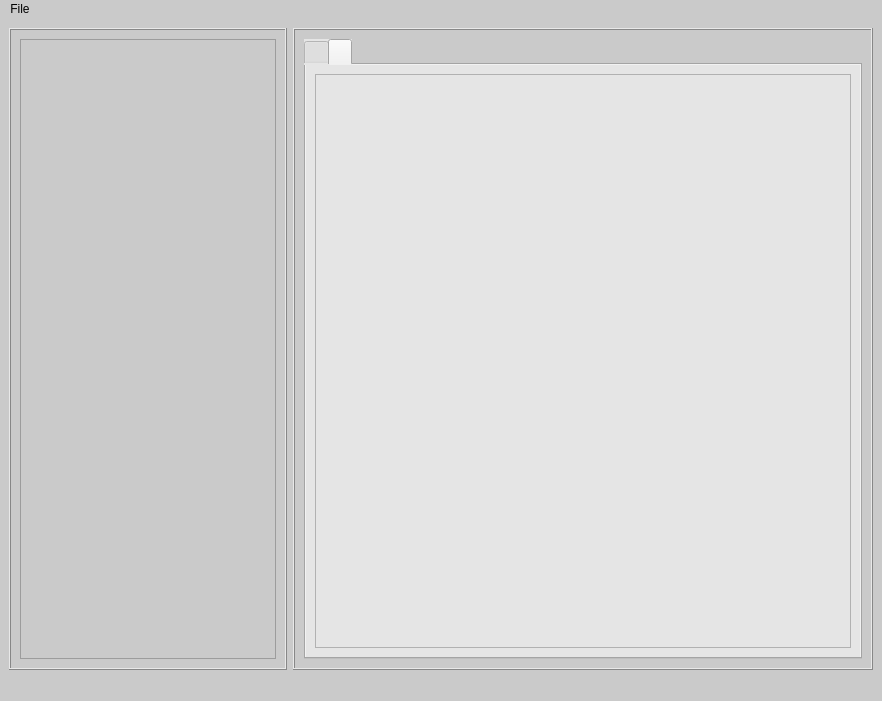
<?xml version="1.0" encoding="UTF-8"?>
<ui version="4.0">
 <class>MainWindow</class>
 <widget class="QMainWindow" name="MainWindow">
  <property name="geometry">
   <rect>
    <x>0</x>
    <y>0</y>
    <width>882</width>
    <height>701</height>
   </rect>
  </property>
  <property name="windowTitle">
   <string>MainWindow</string>
  </property>
  <property name="styleSheet">
   <string notr="true">background-color: rgb(202, 202, 202);</string>
  </property>
  <widget class="QWidget" name="centralwidget">
   <layout class="QHBoxLayout" name="horizontalLayout">
    <item>
     <widget class="QFrame" name="frame_2">
      <property name="sizePolicy">
       <sizepolicy hsizetype="Fixed" vsizetype="Expanding">
        <horstretch>0</horstretch>
        <verstretch>0</verstretch>
       </sizepolicy>
      </property>
      <property name="minimumSize">
       <size>
        <width>200</width>
        <height>0</height>
       </size>
      </property>
      <property name="maximumSize">
       <size>
        <width>499</width>
        <height>16777215</height>
       </size>
      </property>
      <property name="frameShape">
       <enum>QFrame::Box</enum>
      </property>
      <property name="frameShadow">
       <enum>QFrame::Raised</enum>
      </property>
      <layout class="QVBoxLayout" name="verticalLayout_2">
       <item>
        <widget class="QTreeWidget" name="notebookName">
         <property name="headerHidden">
          <bool>true</bool>
         </property>
         <attribute name="headerVisible">
          <bool>false</bool>
         </attribute>
         <column>
          <property name="text">
           <string notr="true">1</string>
          </property>
         </column>
        </widget>
       </item>
      </layout>
     </widget>
    </item>
    <item>
     <widget class="QFrame" name="frame_3">
      <property name="frameShape">
       <enum>QFrame::Box</enum>
      </property>
      <property name="frameShadow">
       <enum>QFrame::Raised</enum>
      </property>
      <layout class="QVBoxLayout" name="verticalLayout">
       <item>
        <widget class="QTabWidget" name="tabPages">
         <property name="styleSheet">
          <string notr="true">background-color: rgb(229, 229, 229);</string>
         </property>
         <property name="currentIndex">
          <number>1</number>
         </property>
         <widget class="QWidget" name="tab">
          <attribute name="title">
           <string/>
          </attribute>
          <layout class="QVBoxLayout" name="verticalLayout_3">
           <item>
            <widget class="QTextEdit" name="textEdit"/>
           </item>
          </layout>
         </widget>
         <widget class="QWidget" name="tab_2">
          <attribute name="title">
           <string/>
          </attribute>
          <layout class="QVBoxLayout" name="verticalLayout_4">
           <item>
            <widget class="QTextEdit" name="textEdit_2"/>
           </item>
          </layout>
         </widget>
        </widget>
       </item>
      </layout>
     </widget>
    </item>
   </layout>
  </widget>
  <widget class="QMenuBar" name="menubar">
   <property name="geometry">
    <rect>
     <x>0</x>
     <y>0</y>
     <width>882</width>
     <height>22</height>
    </rect>
   </property>
   <widget class="QMenu" name="menuFile">
    <property name="title">
     <string>File</string>
    </property>
    <addaction name="actionOpen"/>
    <addaction name="actionSaveAs"/>
    <addaction name="actionNewDB"/>
    <addaction name="separator"/>
    <addaction name="actionExit"/>
   </widget>
   <addaction name="menuFile"/>
  </widget>
  <widget class="QStatusBar" name="statusbar"/>
  <action name="actionOpen">
   <property name="text">
    <string>Open</string>
   </property>
  </action>
  <action name="actionSave">
   <property name="enabled">
    <bool>false</bool>
   </property>
   <property name="text">
    <string>Save</string>
   </property>
  </action>
  <action name="actionSaveAs">
   <property name="text">
    <string>Save As...</string>
   </property>
  </action>
  <action name="actionExit">
   <property name="text">
    <string>Exit</string>
   </property>
  </action>
  <action name="actionNewDB">
   <property name="text">
    <string>New Database</string>
   </property>
  </action>
 </widget>
 <resources/>
 <connections/>
</ui>
